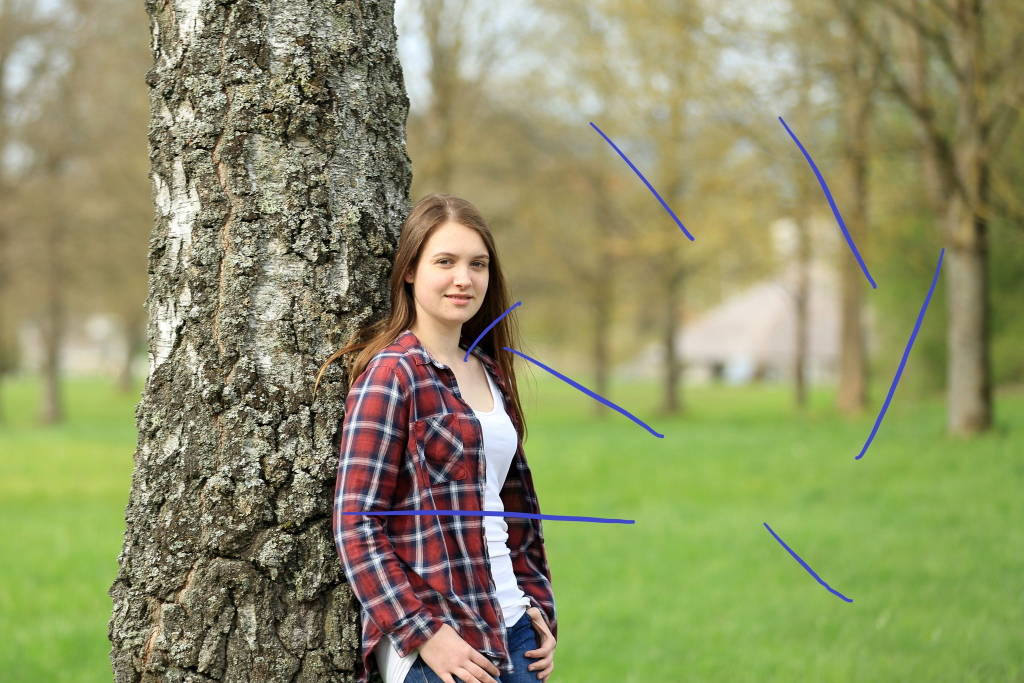
#> input picture image2.jpg, 2048 x 1366 px, found by its file name (shown at 1/2 size)
$ python morphological_operation.py
#> lines starting #> are read from the running program, lines starting #| are printed output that depends on the picture
import cv2
import numpy as np
image = cv2.imread(r'image2.jpg')
#> image is the input picture: shape (1366, 2048, 3); mean B, G, R 100.9, 145, 142.1
image = cv2.resize(src=image,dsize=(0,0),fx=0.3,fy=0.3)
#> image: shape (410, 614, 3)


kernel = np.ones((3,3),np.uint8)
opening = cv2.morphologyEx(image,op=cv2.MORPH_OPEN,kernel=kernel,iterations=5)
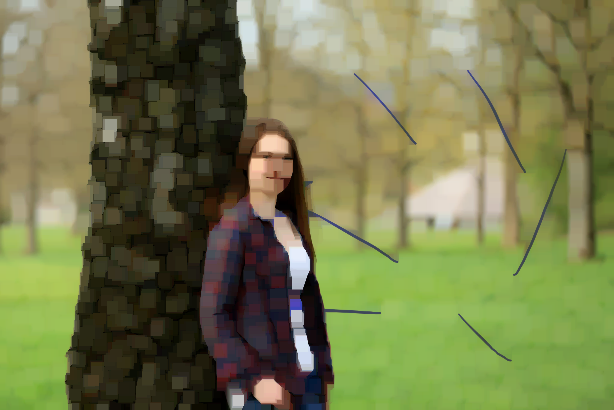
#> opening: shape (410, 614, 3); mean B, G, R 75.6, 120.8, 116.2
closing = cv2.morphologyEx(image,op=cv2.MORPH_CLOSE,kernel=kernel,iterations=5)
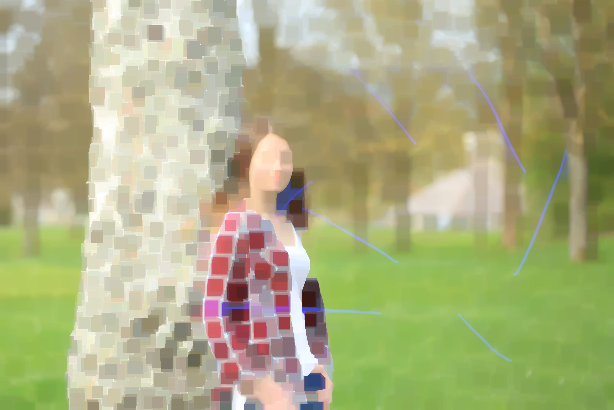
#> closing: shape (410, 614, 3); mean B, G, R 129.2, 173.3, 171.3
dilation = cv2.morphologyEx(image,op=cv2.MORPH_DILATE,kernel=kernel,iterations=5)
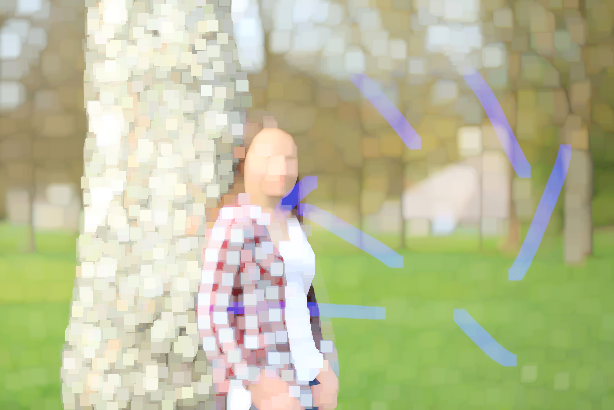
#> dilation: shape (410, 614, 3); mean B, G, R 153.9, 191.2, 187.2
erosion = cv2.morphologyEx(image,op=cv2.MORPH_ERODE,kernel=kernel,iterations=5)
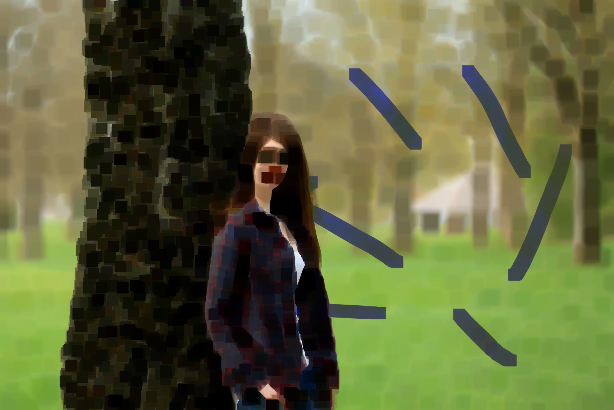
#> erosion: shape (410, 614, 3); mean B, G, R 59.3, 100.7, 95.5

#gardient = erosion - dilation
gradient = cv2.morphologyEx(image,op=cv2.MORPH_GRADIENT,kernel=kernel,iterations=5)
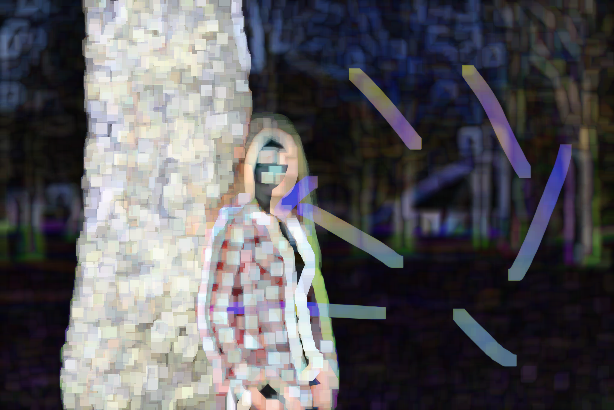
#> gradient: shape (410, 614, 3); mean B, G, R 94.6, 90.5, 91.7

#top_hat = original_image - opening
top_hat = cv2.morphologyEx(image,op=cv2.MORPH_TOPHAT,kernel=kernel,iterations=5)
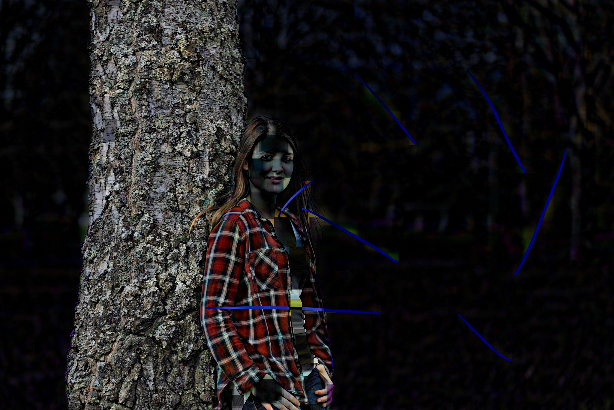
#> top_hat: shape (410, 614, 3); mean B, G, R 25.3, 24.2, 25.8

#black_hat = original_image-closing
black_hat = cv2.morphologyEx(image,op=cv2.MORPH_BLACKHAT,kernel=kernel,iterations=5)
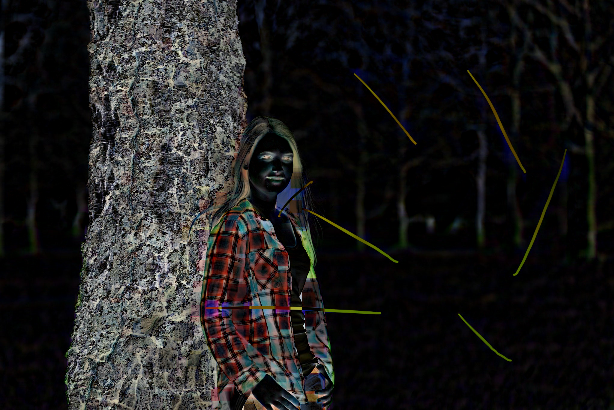
#> black_hat: shape (410, 614, 3); mean B, G, R 28.3, 28.4, 29.3


cv2.imshow('image',image)
cv2.imshow('opening',opening)
cv2.imshow('closing',closing)
cv2.imshow('erosion',erosion)
cv2.imshow('dilation',dilation)
cv2.imshow('gradient',gradient)
cv2.imshow('top_hat',top_hat)
cv2.imshow('black_hat',black_hat)

cv2.waitKey(0)
cv2.destroyAllWindows(0)
